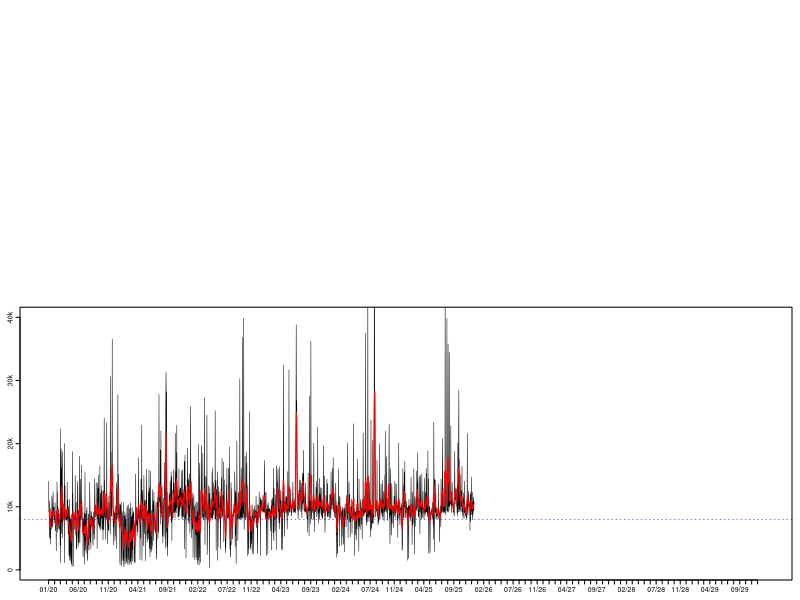

Write R code to recreate this figure. (Note: this script raises an error after producing the figure.)
##### Load libraries and initialise data ------------------------------------------------------------------

# Load libraries
library(tidyverse)
library(zoo)
library(grid)
library(gridBase)

# Load in step data
data <- read.csv("Data/StepData.csv")

# Format date objects
names(data)[1] <- "Year"
data <- mutate(data, Date = as.Date(paste(Month, Day, Year, sep = "/"), "%m/%d/%Y"))





##### Plot distribution of daily step counts --------------------------------------------------------------

# Function to generate histogram
hPlot <- function(){
  par(lwd = 0.5)
  histColours <-  c(colorRampPalette(c("red4", "red"), 0.5)(8), 
                    colorRampPalette(c("green", "green4"))(8), rep("green4", 16))
  hist(data$Steps, breaks = seq(0, 40000, by = 1000), xlab = "", xaxt = "n",
       ylab = "", yaxt = "n", col = histColours, main = "", ylim = c(0, 250))
  axis(side = 1, at = seq(0, 40000, by = 10000), labels = c("0", "10k", "20k", "30k", "40k"))
  axis(side = 2, at = seq(0, 200, by = 50), labels = TRUE, mgp = c(0, 0.17, 0))
  abline(v = 8000, col = "blue", lty = 3, lwd = 0.5)
  box(lwd = 1)}





##### Plot moving average and daily counts ----------------------------------------------------------------

# Function to generate time series plot
tPlot <- function(){
  plot(data$Date, data$Steps, type = "l", ylim = c(0, 40000), xlab = "", xaxt = "n",
       ylab = "", yaxt = "n", lwd = 0.5)
  axis.Date(1, at = seq(min(data$Date), max(data$Date), by = "1 mon"), format = "%m/%y")
  axis(side = 2, at = seq(0, 40000, by = 10000), labels = c("0", "10k", "20k", "30k", "40k"),
       mgp = c(0, 0.17, 0))
  lines(data$Date, rollmean(data$Steps, 7, fill = list(NA, NULL, NA)), col = "red", lwd = 1)
  abline(h = 8000, col = "blue", lty = 3, lwd = 0.5)}





##### Get overall step count stats ------------------------------------------------------------------------

# Get longest goal streak
goalStreak <- rle(data$Steps >= 8000)
goalStreak <- max(goalStreak$lengths[goalStreak$values == TRUE])

# Calculate total steps, total distance, and average daily steps
# Also calculate rate that goal is met; include longest goal streak
stepStats <- c(sum(data$Steps),
               round(sum(data$Steps)*0.427/1000, 0),
               round(mean(data$Steps), 2),
               round(length(data$Steps[data$Steps >= 8000])/nrow(data)*100, 2),
               goalStreak)





##### Combine plots into a single canvas ------------------------------------------------------------------

# Prepare graphics device
tiff(filename = "StepData.tif", width = 3304, height = 2272, units = "px", res = 800, compression = "lzw")

# Create blank page
grid.newpage()
plot.new()

# Set grid layout and activate it
gly <- grid.layout(800, 1200)
pushViewport(viewport(layout = gly))

# Plot step count time series
pushViewport(vp = viewport(layout.pos.row = 400:800, layout.pos.col = 1:1200))
par(fig = gridFIG(), mar = c(1, 1, 0.4, 0.4), cex.axis = 0.42, tcl = -0.2, mgp = c(0, -0.2, 0))
par(new = TRUE)
tPlot()
popViewport()

# Plot step count histogram
pushViewport(vp = viewport(layout.pos.row = 1:400, layout.pos.col = 1:700))
par(fig = gridFIG(), mar = c(1, 1, 0.4, 0.4), cex.axis = 0.42, tcl = -0.2, mgp = c(0, -0.2, 0))
par(new = TRUE)
hPlot()
popViewport()

# Create figure labels
grid.text(label = c("Daily Step Count", "(Distribution)", "Daily Step Count", "(Time Series)"),
          x = rep(0.061, 4), y = c(0.947, 0.930, 0.447, 0.430), hjust = 0, gp = gpar(cex = 0.3))
popViewport()

# Create legend (top)
grid.text(label = c("Above Goal", "Below Goal"),
          x = rep(0.486, 2), y = c(0.947, 0.930),
          hjust = 0, gp = gpar(cex = 0.3))
grid.rect(x = rep(0.476, 2), y = c(0.947, 0.930),
          width = rep(0.008, 2), height = rep(0.010, 2),
          gp = gpar(col = c("green", "red"), fill = c("green", "red")))

# Create legend (bottom)
grid.text(label = c("Daily Count", "7-Day Average", "Daily Goal"),
          x = rep(0.890, 3), y = c(0.447, 0.430, 0.413),
          hjust = 0, gp = gpar(cex = 0.3))
grid.segments(x0 = rep(0.860, 3), y0 = c(0.447, 0.430, 0.413),
              x1 = rep(0.880, 3), y1 = c(0.447, 0.430, 0.413),
              gp = gpar(col = c("black", "red", "blue"), lty = c(1, 1, 3), lwd = 0.5))

# summary stats
grid.text(label = c(paste0(stepStats[1]), "Total Steps",
                    paste0(stepStats[2], " km"), "Total Distance",
                    paste0(stepStats[3]), "Average Daily Steps",
                    paste0(stepStats[4], "%"), "Goal Success Rate",
                    paste0(stepStats[5], " days"), "Longest Goal Streak"),
          x = c(0.610, 0.700, 0.610, 0.700, 0.610, 0.700, 0.610, 0.700, 0.610, 0.700),
          y = c(rep(0.95, 2), rep(0.86, 2), rep(0.77, 2), rep(0.68, 2), rep(0.59, 2)),
          hjust = 0, gp = gpar(cex = 0.5, col = rep(c("blue", "black"), 5)))

# Deactivate grid layout; finalise graphics save
popViewport()
dev.off()
